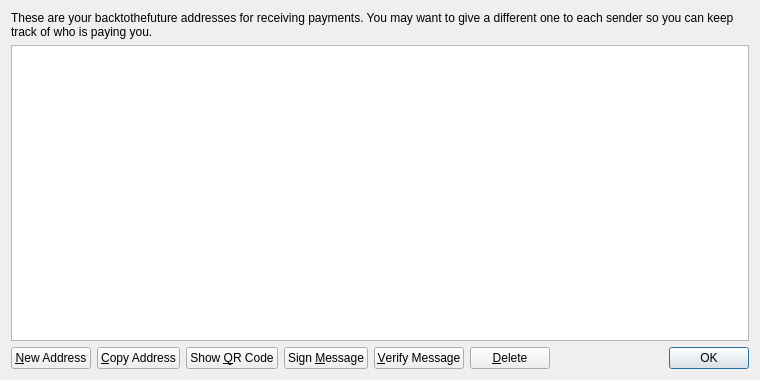
<?xml version="1.0" encoding="UTF-8"?>
<ui version="4.0">
 <class>AddressBookPage</class>
 <widget class="QWidget" name="AddressBookPage">
  <property name="geometry">
   <rect>
    <x>0</x>
    <y>0</y>
    <width>760</width>
    <height>380</height>
   </rect>
  </property>
  <property name="windowTitle">
   <string>Address Book</string>
  </property>
  <layout class="QVBoxLayout" name="verticalLayout">
   <item>
    <widget class="QLabel" name="labelExplanation">
     <property name="text">
      <string>These are your backtothefuture addresses for receiving payments. You may want to give a different one to each sender so you can keep track of who is paying you.</string>
     </property>
     <property name="textFormat">
      <enum>Qt::PlainText</enum>
     </property>
     <property name="wordWrap">
      <bool>true</bool>
     </property>
    </widget>
   </item>
   <item>
    <widget class="QTableView" name="tableView">
     <property name="contextMenuPolicy">
      <enum>Qt::CustomContextMenu</enum>
     </property>
     <property name="toolTip">
      <string>Double-click to edit address or label</string>
     </property>
     <property name="tabKeyNavigation">
      <bool>false</bool>
     </property>
     <property name="alternatingRowColors">
      <bool>true</bool>
     </property>
     <property name="selectionMode">
      <enum>QAbstractItemView::SingleSelection</enum>
     </property>
     <property name="selectionBehavior">
      <enum>QAbstractItemView::SelectRows</enum>
     </property>
     <property name="sortingEnabled">
      <bool>true</bool>
     </property>
     <attribute name="verticalHeaderVisible">
      <bool>false</bool>
     </attribute>
    </widget>
   </item>
   <item>
    <layout class="QHBoxLayout" name="horizontalLayout">
     <item>
      <widget class="QPushButton" name="newAddressButton">
       <property name="toolTip">
        <string>Create a new address</string>
       </property>
       <property name="text">
        <string>&amp;New Address</string>
       </property>
       <property name="icon">
        <iconset resource="../bitcoin.qrc">
         <normaloff>:/icons/add</normaloff>:/icons/add</iconset>
       </property>
      </widget>
     </item>
     <item>
      <widget class="QPushButton" name="copyToClipboard">
       <property name="toolTip">
        <string>Copy the currently selected address to the system clipboard</string>
       </property>
       <property name="text">
        <string>&amp;Copy Address</string>
       </property>
       <property name="icon">
        <iconset resource="../bitcoin.qrc">
         <normaloff>:/icons/editcopy</normaloff>:/icons/editcopy</iconset>
       </property>
      </widget>
     </item>
     <item>
      <widget class="QPushButton" name="showQRCode">
       <property name="text">
        <string>Show &amp;QR Code</string>
       </property>
       <property name="icon">
        <iconset resource="../bitcoin.qrc">
         <normaloff>:/icons/qrcode</normaloff>:/icons/qrcode</iconset>
       </property>
      </widget>
     </item>
     <item>
      <widget class="QPushButton" name="signMessage">
       <property name="toolTip">
        <string>Sign a message to prove you own a backtothefuture address</string>
       </property>
       <property name="text">
        <string>Sign &amp;Message</string>
       </property>
       <property name="icon">
        <iconset resource="../bitcoin.qrc">
         <normaloff>:/icons/edit</normaloff>:/icons/edit</iconset>
       </property>
      </widget>
     </item>
     <item>
      <widget class="QPushButton" name="verifyMessage">
       <property name="toolTip">
        <string>Verify a message to ensure it was signed with a specified backtothefuture address</string>
       </property>
       <property name="text">
        <string>&amp;Verify Message</string>
       </property>
       <property name="icon">
        <iconset resource="../bitcoin.qrc">
         <normaloff>:/icons/transaction_0</normaloff>:/icons/transaction_0</iconset>
       </property>
      </widget>
     </item>
     <item>
      <widget class="QPushButton" name="deleteButton">
       <property name="toolTip">
        <string>Delete the currently selected address from the list</string>
       </property>
       <property name="text">
        <string>&amp;Delete</string>
       </property>
       <property name="icon">
        <iconset resource="../bitcoin.qrc">
         <normaloff>:/icons/remove</normaloff>:/icons/remove</iconset>
       </property>
      </widget>
     </item>
     <item>
      <spacer name="horizontalSpacer">
       <property name="orientation">
        <enum>Qt::Horizontal</enum>
       </property>
       <property name="sizeHint" stdset="0">
        <size>
         <width>40</width>
         <height>20</height>
        </size>
       </property>
      </spacer>
     </item>
     <item>
      <widget class="QDialogButtonBox" name="buttonBox">
       <property name="sizePolicy">
        <sizepolicy hsizetype="Maximum" vsizetype="Fixed">
         <horstretch>0</horstretch>
         <verstretch>0</verstretch>
        </sizepolicy>
       </property>
       <property name="standardButtons">
        <set>QDialogButtonBox::Ok</set>
       </property>
      </widget>
     </item>
    </layout>
   </item>
  </layout>
 </widget>
 <resources>
  <include location="../bitcoin.qrc"/>
 </resources>
 <connections/>
</ui>
